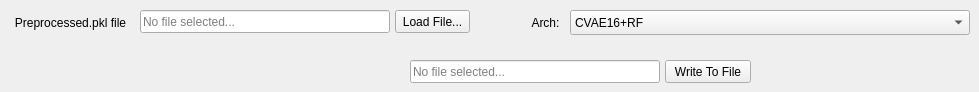
        <widget class="QWidget" name="tab_5">
         <attribute name="title">
          <string>Train New Model</string>
         </attribute>
         <widget class="QLineEdit" name="preprocessFilePath">
          <property name="geometry">
           <rect>
            <x>140</x>
            <y>10</y>
            <width>250</width>
            <height>23</height>
           </rect>
          </property>
          <property name="readOnly">
           <bool>true</bool>
          </property>
          <property name="placeholderText">
           <string>No file selected...</string>
          </property>
         </widget>
         <widget class="PyDMPushButton" name="preprocessLoadButton">
          <property name="geometry">
           <rect>
            <x>395</x>
            <y>10</y>
            <width>75</width>
            <height>23</height>
           </rect>
          </property>
          <property name="text">
           <string>Load File...</string>
          </property>
         </widget>
         <widget class="QLabel" name="shotNumber_9">
          <property name="geometry">
           <rect>
            <x>5</x>
            <y>15</y>
            <width>131</width>
            <height>16</height>
           </rect>
          </property>
          <property name="text">
           <string>Preprocessed.pkl file</string>
          </property>
          <property name="alignment">
           <set>Qt::AlignCenter</set>
          </property>
         </widget>
         <widget class="QLabel" name="shotNumber_10">
          <property name="geometry">
           <rect>
            <x>480</x>
            <y>15</y>
            <width>131</width>
            <height>16</height>
           </rect>
          </property>
          <property name="sizePolicy">
           <sizepolicy hsizetype="Preferred" vsizetype="Preferred">
            <horstretch>0</horstretch>
            <verstretch>0</verstretch>
           </sizepolicy>
          </property>
          <property name="text">
           <string>Arch:</string>
          </property>
          <property name="alignment">
           <set>Qt::AlignCenter</set>
          </property>
         </widget>
         <widget class="QLineEdit" name="modelWritePath">
          <property name="geometry">
           <rect>
            <x>410</x>
            <y>60</y>
            <width>250</width>
            <height>23</height>
           </rect>
          </property>
          <property name="readOnly">
           <bool>true</bool>
          </property>
          <property name="placeholderText">
           <string>No file selected...</string>
          </property>
         </widget>
         <widget class="PyDMPushButton" name="modelWriteButton">
          <property name="geometry">
           <rect>
            <x>665</x>
            <y>60</y>
            <width>86</width>
            <height>23</height>
           </rect>
          </property>
          <property name="text">
           <string>Write To File</string>
          </property>
         </widget>
         <widget class="QComboBox" name="archComboBox">
          <property name="geometry">
           <rect>
            <x>570</x>
            <y>10</y>
            <width>400</width>
            <height>25</height>
           </rect>
          </property>
          <property name="sizePolicy">
           <sizepolicy hsizetype="Expanding" vsizetype="Fixed">
            <horstretch>0</horstretch>
            <verstretch>0</verstretch>
           </sizepolicy>
          </property>
          <property name="currentIndex">
           <number>0</number>
          </property>
          <item>
           <property name="text">
            <string>CVAE16+RF</string>
           </property>
          </item>
          <item>
           <property name="text">
            <string>CVAE16+WRF</string>
           </property>
          </item>
          <item>
           <property name="text">
            <string>CVAE8+WRF</string>
           </property>
          </item>
          <item>
           <property name="text">
            <string>CVAE20+RF</string>
           </property>
          </item>
          <item>
           <property name="text">
            <string>GaussianESlice+RF</string>
           </property>
          </item>
         </widget>
        </widget>
